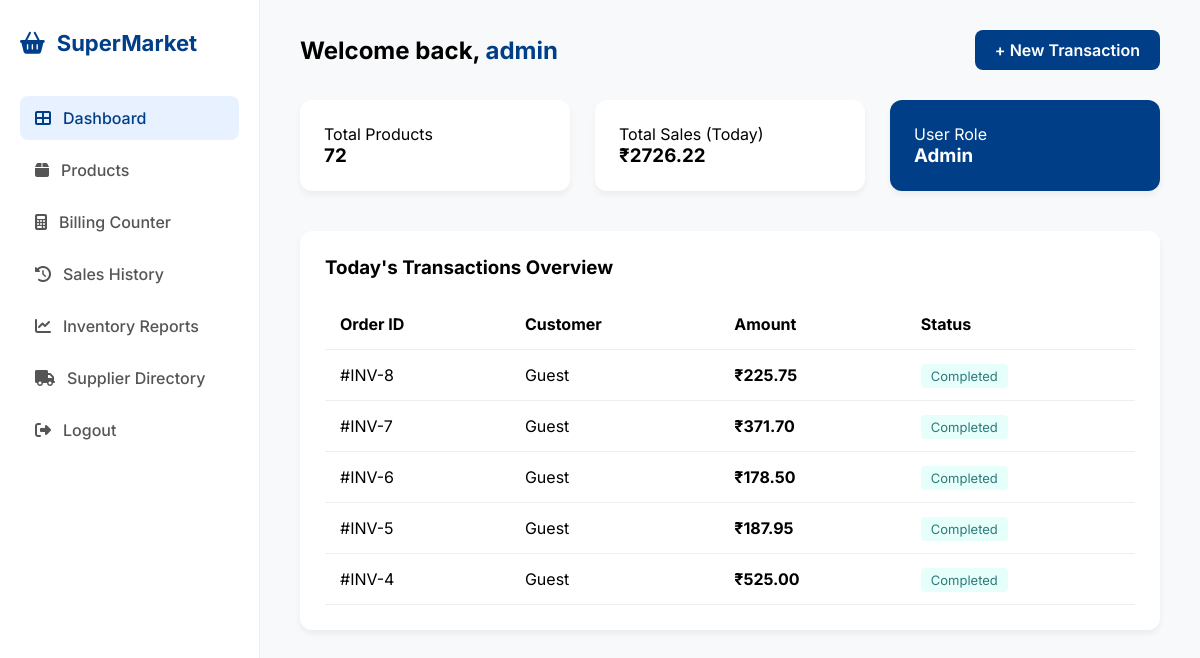
The page /dashboard (signed in) on the database as committed earlier.
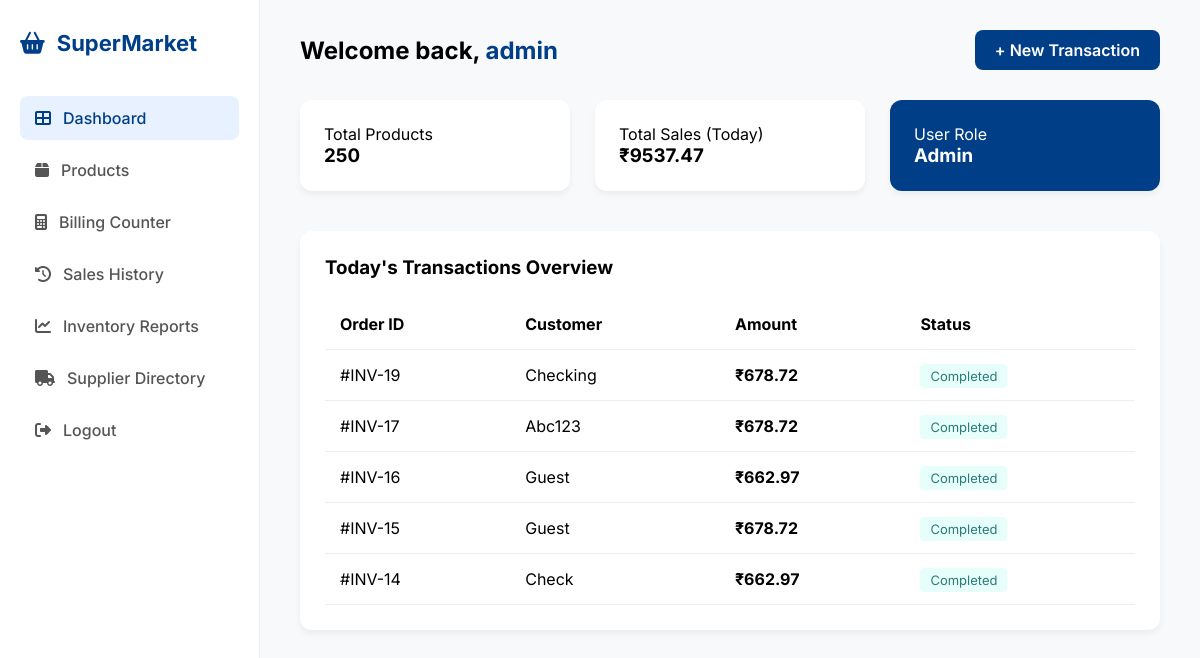
The same page on the database as committed later.
### tables this page shows
CREATE TABLE sales (
        id INTEGER PRIMARY KEY AUTOINCREMENT, customer_name TEXT, total_amount REAL, 
        payment_mode TEXT, date_time DATETIME DEFAULT CURRENT_TIMESTAMP);

### app.py (the view)
@app.route('/dashboard')
def dashboard():
    if 'user' not in session or session['role'] != 'Admin':
        flash("Unauthorized access!")
        return redirect(url_for('login'))
    conn = get_db_connection()
    product_stats = conn.execute('SELECT COUNT(*) FROM products').fetchone()[0]
    sales_stats = conn.execute('SELECT SUM(total_amount) FROM sales').fetchone()
    total_sales = sales_stats[0] if sales_stats[0] is not None else 0.0
    recent_transactions = conn.execute('SELECT * FROM sales ORDER BY id DESC LIMIT 5').fetchall()
    conn.close()
    return render_template('dashboard.html',
                           p_count=product_stats,
                           s_sum=total_sales,
                           recent_sales=recent_transactions)

### app.py (called while the page is built)
def get_db_connection():
    conn = sqlite3.connect('supermarket.db')
    conn.row_factory = sqlite3.Row
    return conn

### templates/dashboard.html (shortened to what this page needs)
<!DOCTYPE html>
<html lang="en">
<head>
    <link rel="stylesheet" href="https://cdnjs.cloudflare.com/ajax/libs/font-awesome/6.4.0/css/all.min.css">
    <link rel="stylesheet" href="{{ url_for('static', filename='style.css') }}">
</head>
<body class="dashboard-page">
    <div class="dashboard-wrapper">
        <aside class="sidebar">
            <div class="sidebar-brand">
                <i class="fas fa-shopping-basket"></i>
                <span>SuperMarket</span>
            </div>
            <nav class="nav-links">
                {% if session['role'] == 'Admin' %}
                <a href="/dashboard" class="nav-item {% if request.path == '/dashboard' %}active{% endif %}"><i class="fas fa-th-large"></i> Dashboard</a>
                {% endif %}
                <a href="/products" class="nav-item {% if request.path == '/products' %}active{% endif %}"><i class="fas fa-box"></i> Products</a>
                <a href="/billing" class="nav-item {% if request.path == '/billing' %}active{% endif %}"><i class="fas fa-calculator"></i> Billing Counter</a>
                {% if session['role'] == 'Admin' %}
                <a href="/history" class="nav-item {% if request.path == '/history' %}active{% endif %}"><i class="fas fa-history"></i> Sales History</a>
                <a href="/reports" class="nav-item {% if request.path == '/reports' %}active{% endif %}"><i class="fas fa-chart-line"></i> Inventory Reports</a>
                <a href="/suppliers" class="nav-item {% if request.path == '/suppliers' %}active{% endif %}"><i class="fas fa-truck"></i> Supplier Directory</a>
                {% endif %}
            </nav>
            <div class="sidebar-footer">
                <a href="/logout" class="nav-item"><i class="fas fa-sign-out-alt"></i> Logout</a>
            </div>
        </aside>
        <main class="main-content">
            <header class="top-header">
                <h2>Welcome back, <span style="color: #003f87;">{{ session['user'] }}</span></h2>
                <a href="/billing" class="btn-new-trx" style="text-decoration: none; display: inline-block;">+ New Transaction</a>
            </header>
            <div class="stats-grid">
                <div class="stat-card">
                    <p>Total Products</p>
                    <h3>{{ p_count }}</h3>
                </div>
                <div class="stat-card">
                    <p>Total Sales (Today)</p>
                    <h3>₹{{ "%.2f"|format(s_sum) }}</h3>
                </div>
                <div class="stat-card blue-card">
                    <p>User Role</p>
                    <h3>{{ session['role'] }}</h3>
                </div>
            </div>
            <div class="recent-section">
                <h3>Today's Transactions Overview</h3>
                <table class="data-table">
                    <thead>
                        <tr>
                            <th>Order ID</th>
                            <th>Customer</th>
                            <th>Amount</th>
                            <th>Status</th>
                        </tr>
                    </thead>
                    <tbody>
                        {% for sale in recent_sales %}
                        <tr>
                            <td>#INV-{{ sale['id'] }}</td>
                            <td style="text-transform: capitalize;">{{ sale['customer_name'] }}</td>
                            <td style="font-weight: 700;">₹{{ "%.2f"|format(sale['total_amount']) }}</td>
                            <td><span class="status-done">Completed</span></td>
                        </tr>
                        {% endfor %}
                    </tbody>
                </table>
            </div>
        </main>
    </div>
</body>
</html>

Rows that differ between the two databases and show on the page:
no longer on this page (row edited): sales: id "8", customer_name "Guest", total_amount "225.75"
no longer on this page (row edited): sales: id "7", customer_name "Guest", total_amount "371.70"
no longer on this page (row edited): sales: id "6", customer_name "Guest", total_amount "178.50"
no longer on this page (row edited): sales: id "5", customer_name "Guest", total_amount "187.95"
no longer on this page (row edited): sales: id "4", customer_name "Guest", total_amount "525.00"
added sales: id "19", customer_name "Checking", total_amount "678.72"
added sales: id "17", customer_name "Abc123", total_amount "678.72"
added sales: id "16", customer_name "Guest", total_amount "662.97"
added sales: id "15", customer_name "Guest", total_amount "678.72"
added sales: id "14", customer_name "Check", total_amount "662.97"
Other text that changed with them:
{{ p_count }}: "72" → "250"
{{ "%.2f"|format(s_sum) }}: "2726.22" → "9537.47"
